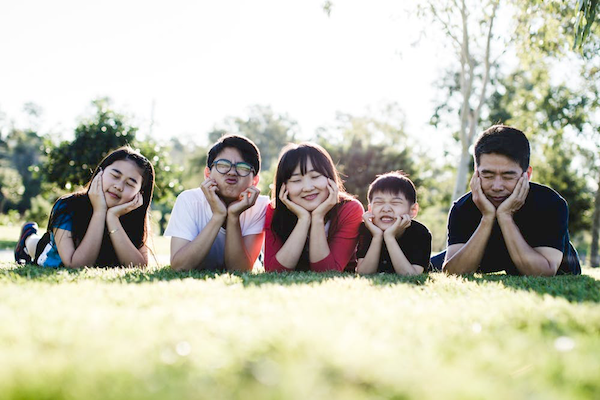
#> input picture family.png, 600 x 400 px
$ python face_detection.py family.png
#> lines starting #> are read from the running program, lines starting #| are printed output that depends on the picture; after the words box and inside, x2 and y2 are one past the last pixel; in counts of white or black regions, pixels touching at a corner belong together
import cv2
import sys

face_cascade = cv2.CascadeClassifier('haarcascade_frontalface_default.xml')
eye_cascade = cv2.CascadeClassifier('haarcascade_eye.xml')

# Draw a rectangle around the faces
def detect_face(faces, img, gray):
  for (x,y,w,h) in faces:
    cv2.rectangle(img, (x,y), (x+w,y+h), (255,0,0), 2)
    roi_gray = gray[y:y+h, x:x+w]
    roi_color = img[y:y+h, x:x+w]

    # Draw a rectangle around the eyes
    eyes = eye_cascade.detectMultiScale(roi_gray, 2.3)
    for (ex,ey,ew,eh) in eyes:
        cv2.rectangle(roi_color, (ex, ey), (ex+ew,ey+eh), (0,255,0), 2)

def main():
  if len(sys.argv) > 1:
      image_path = sys.argv[1]
  else:
      image_path = input("Provide image name or path to image: ")

  # Read the image
  img = cv2.imread(image_path)
#> img is the input picture: shape (400, 600, 3); mean B, G, R 174, 192.3, 193.2
  gray = cv2.cvtColor(img, cv2.COLOR_BGR2GRAY)
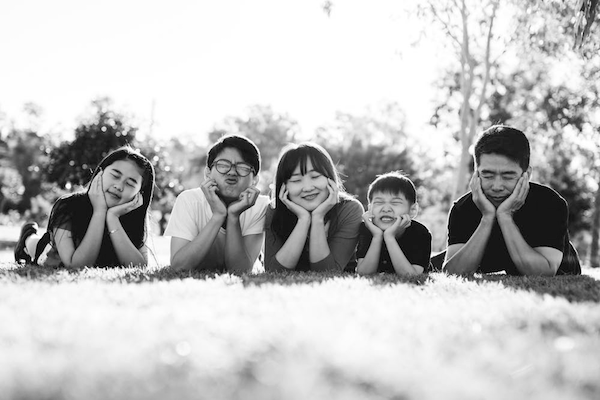
#> gray: shape (400, 600); min 0, max 255, mean 190.5

  # Detection settings
  faces = face_cascade.detectMultiScale(
    gray,
    scaleFactor=1.1,
    minNeighbors=3,
    minSize=(30, 30)
  )
#> faces = [[362, 182, 50, 50], [211, 146, 45, 45], [468, 152, 60, 60], [98, 158, 53, 53]]
  print("Found {} faces!".format(len(faces)))
#| Found 4 faces!

  detect_face(faces, img, gray)
#> the loop in detect_face, `for (x,y,w,h) in faces:` made 4 passes
#> pass 1, in detect_face, `roi_gray = gray[y:y+h, x:x+w]`:
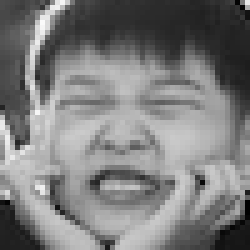
#> roi_gray: shape (50, 50) (shown 5 times larger); min 0, max 250, mean 124.3
#> pass 1, in detect_face, `roi_color = img[y:y+h, x:x+w]`:
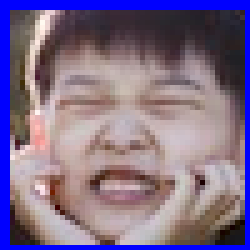
#> roi_color: shape (50, 50, 3) (shown 5 times larger); mean B, G, R 137.7, 109, 127
#> pass 2, in detect_face, `roi_color = img[y:y+h, x:x+w]`:
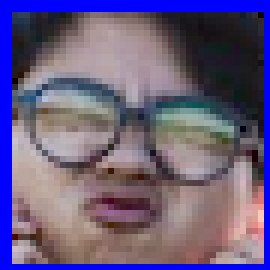
#> roi_color: shape (45, 45, 3) (shown 6 times larger); mean B, G, R 126.7, 92, 104.6
#> after the loop in detect_face, `for (x,y,w,h) in faces:`:
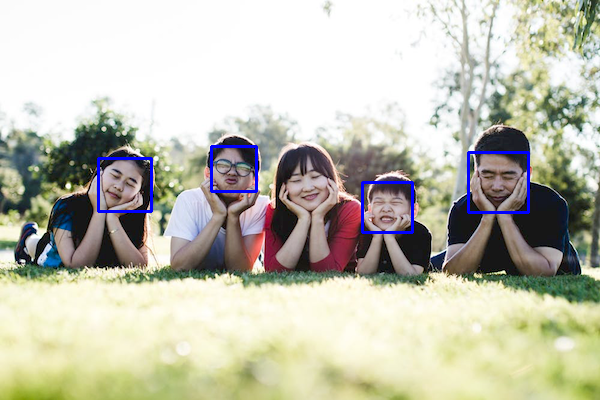
#> img: shape (400, 600, 3); 1.03% of pixels changed, all inside (x1, y1, x2, y2) = (97, 145, 530, 234)
#> after the loop in detect_face, `for (x,y,w,h) in faces:`:
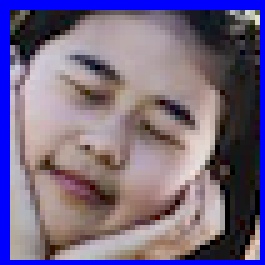
#> roi_color: shape (53, 53, 3) (shown 5 times larger); mean B, G, R 130.7, 103.6, 117.4
#> after the loop in detect_face, `for (x,y,w,h) in faces:`:
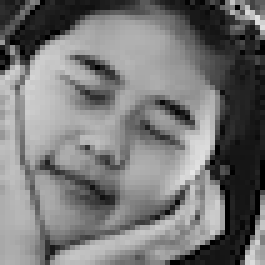
#> roi_gray: shape (53, 53) (shown 5 times larger); min 0, max 230, mean 118.2

  cv2.imshow('img', img)
  cv2.waitKey(0)
  cv2.destroyAllWindows()

if __name__== "__main__":
  main()
